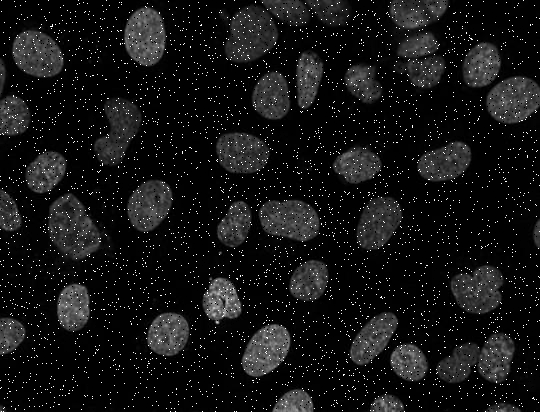
#> input picture 5.png, 540 x 412 px
$ python MIA_noise_reduction.py
#> lines starting #> are read from the running program, lines starting #| are printed output that depends on the picture; after the words box and inside, x2 and y2 are one past the last pixel; in counts of white or black regions, pixels touching at a corner belong together
import cv2
import numpy as np

#print the image with salt and pepper noise
originalimg=cv2.imread('5.png')
#> originalimg is the input picture: shape (412, 540, 3); min 0, max 255, mean 20.6
cv2.namedWindow('Original Image')
cv2.imshow('Original Image',originalimg)
cv2.waitKey(0)


#function for clearing salt and pepper noise
def medianfilter(filename):
 img = cv2.imread(filename, cv2.IMREAD_GRAYSCALE)
 rows, cols = img.shape
 img_new = np.zeros([rows, cols])
 kernel = np.zeros((3, 3))
 krows, kcols = kernel.shape
 medianrow = krows // 2
 mediancol = kcols // 2
 # create the  kernel
 for i in range(1,rows - 1):
        for j in range(1,cols - 1 ):
            for r in range(krows):
                for c in range(kcols):
                    kernel[r, c] = img[i + r-medianrow, j + c-mediancol]
            # find the median value of the kernel
            k = krows * kcols  # size of kernel
            kernel1D = kernel.reshape(1, k)  # reshape the kernel to sort it
            sorted_kernel = np.sort(kernel1D)
            # find the median value and put it on the mid of the kernel
            med = k // 2
            medianvalue = sorted_kernel[(0, med)]
            img_new[i, j] = medianvalue  # put the pixel of median in the new img

 smoothedimg = img_new.astype(np.uint8)
 cv2.imwrite('smoothedimg.png',smoothedimg)
 cv2.namedWindow('medianfilter')
 cv2.imshow('medianfilter', smoothedimg)
 cv2.waitKey(0)

 #call the function for smoothing
medianfilter('5.png')
#> after the loop in medianfilter, `for i in range(1,rows - 1):`:
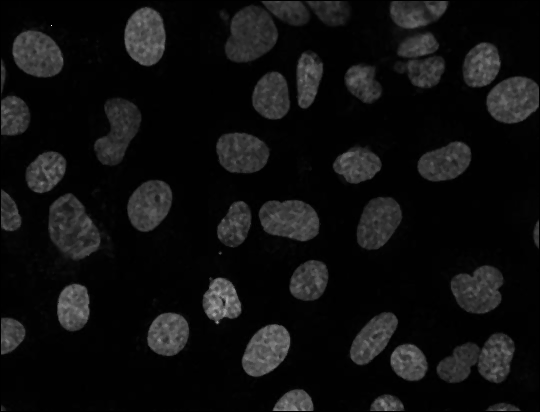
#> img_new: shape (412, 540) float64; min 0, max 255, mean 15.7
#> after the loop in medianfilter, `for i in range(1,rows - 1):`: kernel = [[5, 3, 2], [3, 2, 1], [2, 0, 0]]

#read the smoothed img
img=cv2.imread('smoothedimg.png')
#> img: shape (412, 540, 3); min 0, max 255, mean 15.7
# Make a grayescale copy
new_img = cv2.imread('smoothedimg.png', cv2.IMREAD_GRAYSCALE)

#create the integral image
def integralimg(image,x0,y0,x1,y1):
 m, n = image.shape
 Summed_Area_Table = np.zeros([m+1, n+1])
 sum = 0
 for x in range(1, m+1):
     for y in range(1, n+1):
             sum = Summed_Area_Table[x - 1, y] + Summed_Area_Table[x, y - 1] - Summed_Area_Table[x - 1, y - 1] + image[x-1, y-1]
             Summed_Area_Table[x, y] = sum

 # calculate the sum for [x0,y0]-[x1,y1]->bounding box
 A = Summed_Area_Table[y0, x0]
 B = Summed_Area_Table[y1, x0]
 C = Summed_Area_Table[y0, x1]
 D = Summed_Area_Table[y1, x1]
 s = A + D - C - B
 return(s)

#create the binary img
_, binary = cv2.threshold(new_img, 20, 255, cv2.THRESH_BINARY )
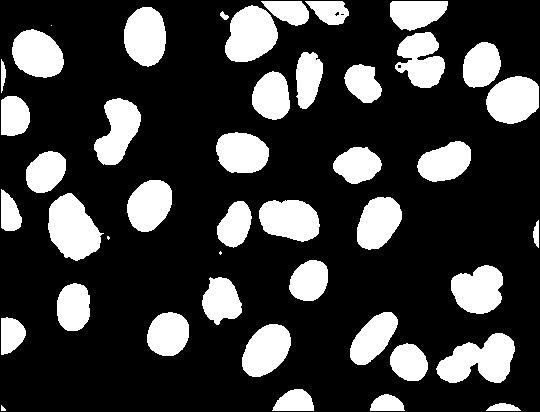
#> binary: shape (412, 540); 23.8% white; 44 white regions (3 under 20 px), largest, box (x1, y1, x2, y2) and area: (436, 333, 515, 383) 2501, (48, 193, 104, 261) 2469, (225, 5, 278, 62) 2214
cv2.namedWindow('binaryimg')
cv2.imshow('binaryimg', binary)
#cv2.imwrite('binaryimg.png',binary)
cv2.waitKey(0)

#create a function that colors the labels with unique color
def imshow_components(labels):
    # Map component labels to hue val
    label_hue = np.uint8(179*labels/np.max(labels))
    blank_ch = 255*np.ones_like(label_hue)
    labeled_img = cv2.merge([label_hue, blank_ch, blank_ch])

    # cvt to BGR for display
    labeled_img = cv2.cvtColor(labeled_img, cv2.COLOR_HSV2BGR)

    # set bg label to black
    labeled_img[label_hue==0] = 0

    cv2.namedWindow('labeled', cv2.WINDOW_NORMAL)
    cv2.imshow('labeled', labeled_img)
    #cv2.imwrite('labeled.png',labeled_img)


#find the connected components
num_cc, labeled, stats, centroids = cv2.connectedComponentsWithStats(binary)
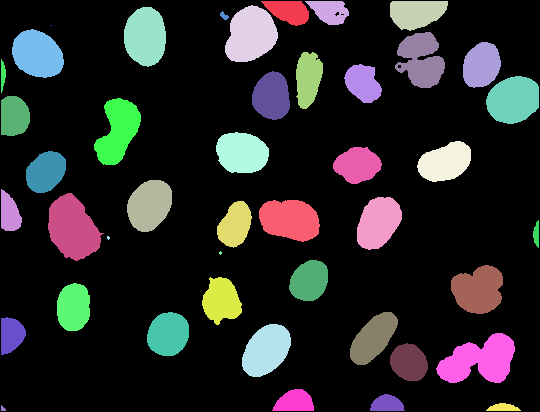
#> labeled: shape (412, 540) int32; 45 distinct labels, from 0 to 44; one colour per label, 0 black
#> num_cc = 45; stats = 45 rows, first 6: [0, 0, 540, 412, 169520], [261, 1, 48, 25, 803], [305, 1, 44, 24, 710], [390, 1, 58, 30, 1329], [225, 5, 53, 57, 2214], [124, 7, 42, 60, 1986]; centroids = 45 pairs, first value 2.46 to 536.1, second value 10.89 to 408.2
#call the function to color the labels
imshow_components(labeled)
#> in imshow_components, `labeled_img = cv2.merge([label_hue, blank_ch, blank_ch])`:
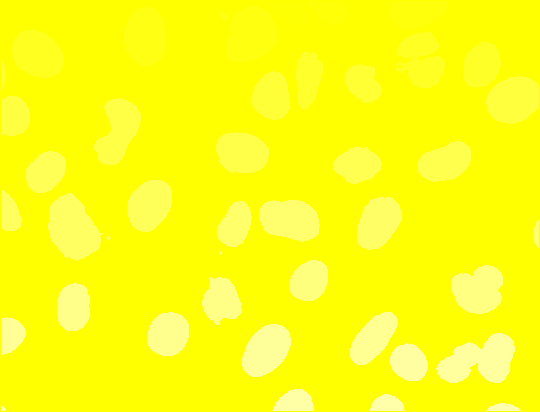
#> labeled_img: shape (412, 540, 3); mean of channels 0, 1, 2 20.8, 255, 255; drawn as B, G, R
#> in imshow_components, `labeled_img = cv2.cvtColor(labeled_img, cv2.COLOR_HSV2BGR)`:
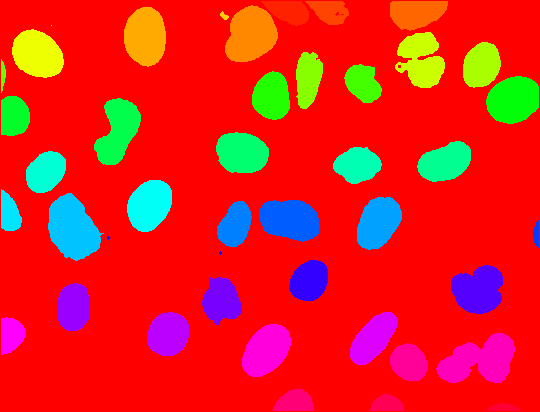
#> labeled_img: shape (412, 540, 3); mean B, G, R 32.5, 34, 222.5
#> in imshow_components, `labeled_img[label_hue==0] = 0`:
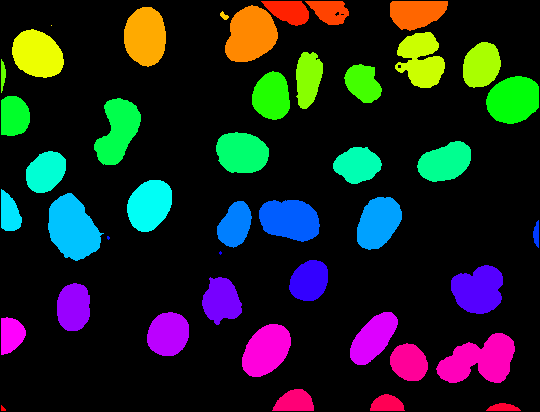
#> labeled_img: shape (412, 540, 3); mean B, G, R 32.5, 34, 28.2
cv2.waitKey(0)


for i in range(1,num_cc):
    area = stats[i, cv2.CC_STAT_AREA]
    # check component area to be large enough
    if area > 50:
        x0 = stats[i, cv2.CC_STAT_LEFT]
        y0 = stats[i, cv2.CC_STAT_TOP]
        w = stats[i, cv2.CC_STAT_WIDTH]
        h = stats[i, cv2.CC_STAT_HEIGHT]
        (cX, cY) = centroids[i]#contains the center of the component
        x1=x0+w
        y1=y0+h


        print("--Region",str(i),"--")
        print("Area(px):", area)
        # total pixels of bounding box can be found
        # by Multiply the width of the bounding box by the height of the bounding box
        total_pixels_of_bounding_box = h*w
        print("Bounding Box Area:", total_pixels_of_bounding_box)
        #call the function for integral image
        sumofboundinbox=integralimg(new_img,x0,y0,x1,y1)
        #mean gray level if the sum/the total pixels of the bounding box
        print('Mean gray level in bounding box:', sumofboundinbox / total_pixels_of_bounding_box)
        print('')

    # draw bounding boxes over contours
        cv2.rectangle(img, (x0, y0), (x1, y1), (0, 0, 255), 2)
    # label the bounding boxes with their number i
        cv2.putText(img, "{}".format(i), (int(cX), int(cY)),
                cv2.FONT_HERSHEY_SIMPLEX, 0.6, (0, 0, 255), 2)
#> this loop made 44 passes
#> (area, x0, y0, w, h, cX, cY, x1) on passes 1, 2, 3, 4, 5, 8, 9, 10, 11, 12, 13, 14: (803, 261, 1, 48, 25, 288.3, 10.93, 309), (710, 305, 1, 44, 24, 329.3, 10.89, 349), (1329, 390, 1, 58, 30, 416, 12.77, 448), (2214, 225, 5, 53, 57, 250.4, 34.35, 278), (1986, 124, 7, 42, 60, 145, 36.14, 166), (1905, 12, 29, 52, 49, 37.05, 53.83, 64), (1863, 395, 32, 50, 56, 420.8, 59.52, 445), (1354, 463, 42, 38, 46, 481.1, 64.81, 501), (1156, 296, 52, 27, 57, 307.8, 78.17, 323), (115, 1, 59, 5, 34, 2.46, 74.57, 6), (1032, 344, 64, 38, 39, 362.6, 82.76, 382), (1430, 252, 71, 38, 49, 271.3, 95.93, 290)
#> (area, x0, y0, w, h, cX, cY) on pass 41: (688, 272, 389, 42, 22, 294.4, 401.3)
#> (printed output is left out)
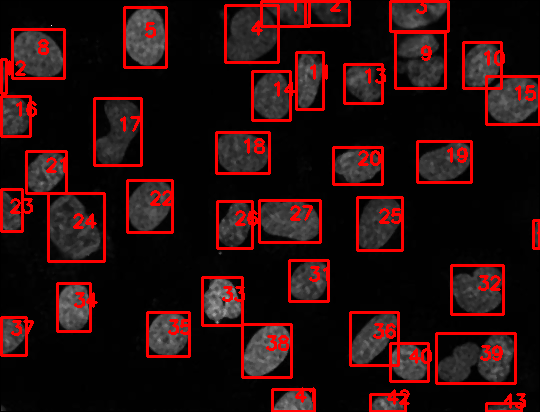
#> img: shape (412, 540, 3); mean B, G, R 13.5, 13.5, 41.9

cv2.imshow('All connected components with bounding box and labeled', img)
#cv2.imwrite('All connected components with bounding box and labeled.png', img)
cv2.waitKey(0)
cv2.destroyAllWindows()
